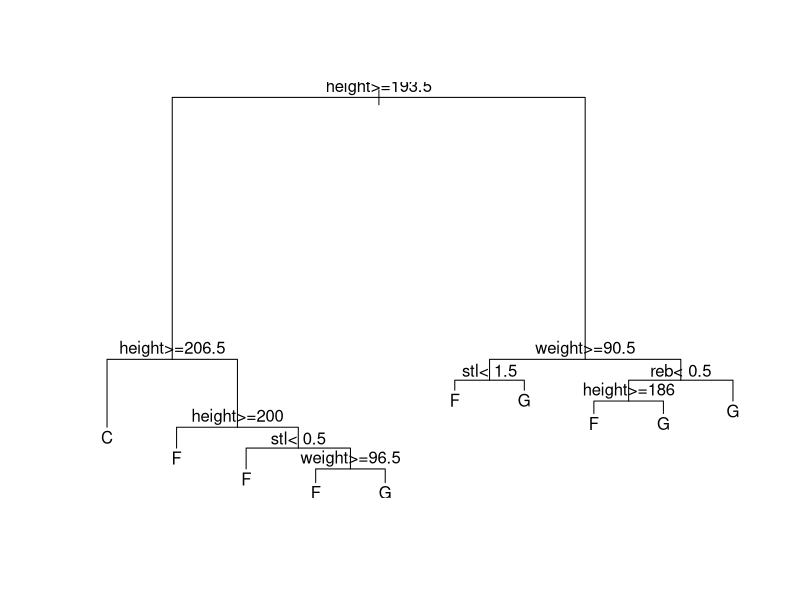
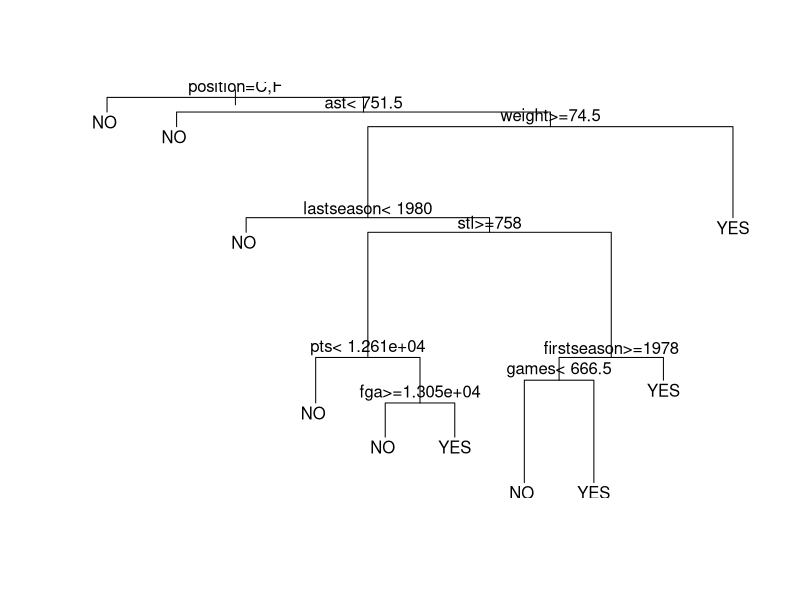
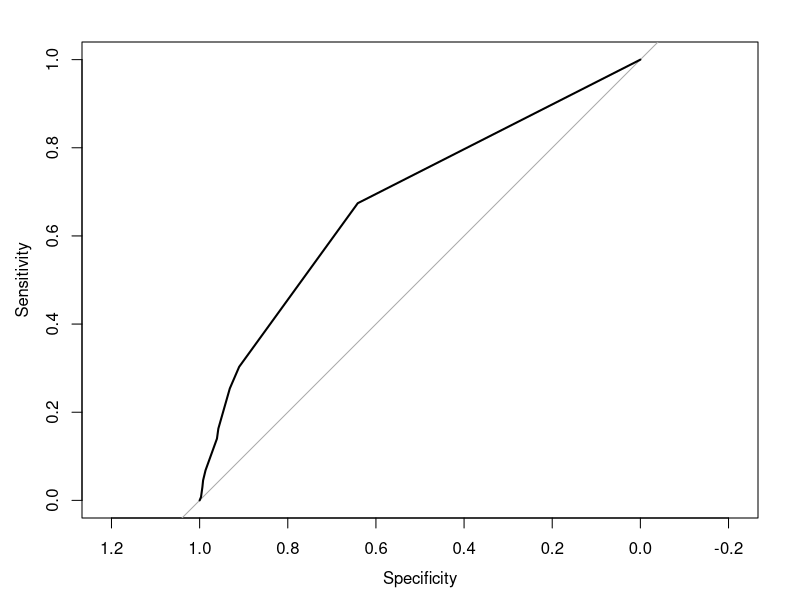
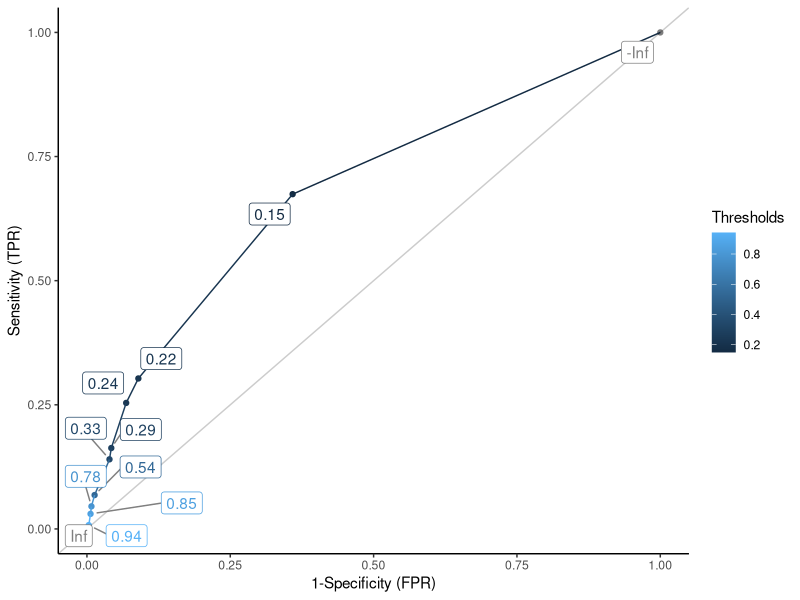

The R script that drew these images, in order:
#
#
# INTRODUCTION TO CLASSIFICATION
#
#

#
# Work plan:
#
# - Read in the data
# - Split the data into training and test sets
# - Build a model using the training set
# - Evaluate the model using the test set
#



# Please download the data file "players.txt" into a local directory
# then set that directory as the current working directory of R.
# You can achive this using the "setwd" command or by selecting "File -> Change dir..."


# We are going to use the packages: rpart, and pROC. 
# Make sure that the packages are installed.
#
# You install a package in R with the function install.packages():
#
#     install.packages("pROC")
#     library(pROC)
#
# To install packages without root access:
#
#     install.packages("pROC", lib="/mylibs/Rpackages/")
#     library(pROC, lib.loc="/mylibs/Rpackages/")
#

# Read in the dataset 
players <- read.table("players.txt", header = T, sep = ",")

# Get the summary statistics of the data
summary(players)



############################################################################
#
# ATTENTION!!!!!!!!!
#
# The "id" attribute uniquely identifies a player within our data set. 
# This attribute cannot be used to classify new players as they will 
# have different id numbers.
# 
# Before we continue, we have to remove the "id" attribute from our data set!
#
############################################################################


players$id <- NULL
names(players)


############################################################################
#
#
# Please make sure that the "id" attribute has been removed!!!!!!!!!!
#
#
############################################################################


summary(players)

############################################################################
#
# Example 1
#
# Prediction of playing position
#
############################################################################


#
# We want to build a model to predict a player's playing position 
# with respect to the given player's statistics.
#
# The target variable "position" is discrete - we term this a classification task.   
#
# We aim to verify whether or not it is possible to use historical data to predict
# playing positions for new players. 
#

# We are going to split the data into a training and testing data set.
# The training data set consists of players that ended their careers before 1999.
# The test data set consists of players that began their careers after 1999.

learn <- players[players$lastseason <= 1999,]
test <- players[players$firstseason > 1999,]

# We used the "firstseason" and "lastseason" attributes to split the data.
# Therefore the attributes are not going to contribute to the modelling task, so
# we will remove them.

learn$firstseason <- NULL
learn$lastseason <- NULL

test$firstseason <- NULL
test$lastseason <- NULL

# We inspect the target values distribution in the defined data sets.
# (number of examples and frequency of individual classes)

nrow(learn)
table(learn$position)

nrow(test)
table(test$position)




#
#
# MAJORITY CLASSIFIER
#
#


# The majority class is the class with the highest number of training examples
which.max(table(learn$position))

majority.class <- names(which.max(table(learn$position)))
majority.class

# The majority classifier classifies all test instances into the majority class.
# The accuracy of the majority class
sum(test$position == majority.class) / length(test$position)




#
#
# DECISION TREES
#
#


# load the "rpart" package that implements decision trees in R
library(rpart)

# Fit a decision tree
dt <- rpart(position ~ ., data = learn)

#
# The first argument of the rpart function is a model formula that indicates 
# the functional form of the model. The "~" symbol stands for "modeled as".
#
# The formula "position ~ . " states that we want a model that predicts the 
# target attribute "position" using all other attributes present in the data 
# (which is the meaning of the "." character).
# 
# If we wanted, for example, a model for the "position" attribute as a function 
# of the attributes "height", "width", and "pts", we should have 
# indicated the formula as "position ~ height + weight + pts".  
# 
# The second argument of the rpart function provides the training examples.
#


# The content of the dt object 
dt

# A graphical representation of our tree
plot(dt)
text(dt, pretty = 1)

# To navigate the tree, start from the root node. If the attribute of the 
# observation satisfies the logical test, then navigate down the left branch.
# Otherwise navigate down the right branch. Continue until a leaf node is reached.
# A leaf node represents a class label (or class label distribution). 


# Observed values in the test samples (the ground truth)
observed <- test$position
observed


# The "predict" function returns a vector of predicted responses from a fitted tree.
# The "type" argument denotes the form of predicted value returned. The setting
# type = "class" will cause the response in a form of a vector of predicted 
# class labels.

predicted <- predict(dt, test, type = "class")
predicted

# confusion matrix
t <- table(observed, predicted)
t

# The diagonal elements in the confusion matrix represent the number of correctly 
# classified test instances

# The classification accuracy is the fraction of correctly classified test instances
sum(diag(t)) / sum(t)


# Let's write a function that calculates the classification accuracy
CA <- function(observed, predicted)
{
  t <- table(observed, predicted)
  
  sum(diag(t)) / sum(t)
}

# Function call
CA(observed, predicted)




# The setting type = "prob" will cause the predict function to 
# provide its answer in the form of a matrix with class probabilities.

predMat <- predict(dt, test, type = "prob")
predMat

# A matrix of the observed class probabilities (the ground truth) 
# (the real class has the probability of 1, others have 0)
obsMat <- model.matrix( ~ position-1, test)
obsMat


# IMPORTANT: check whether the columns refer to the same attributes
# (if not, change the order of columns)
colnames(predMat)
colnames(obsMat)


# The Brier score
brier.score <- function(observedMatrix, predictedMatrix)
{
  sum((observedMatrix - predictedMatrix) ^ 2) / nrow(predictedMatrix)
}

brier.score(obsMat, predMat)




############################################################################
#
# Example 2
#
# Does a player make at least 80% of free-throws attempted?
#
############################################################################

#
# It is a binary problem (the target variable is discrete with values YES and NO). 
#

#
# We are going to create a data set using the players data.
#

# Get the players who have attempted at least one free throw during the career.
bin.players <- players[players$fta > 0,]

# Free-throw success rate
rate <- bin.players$ftm / bin.players$fta

# Create a discrete attribute "ftexpert" that will be our target variable.
ftexpert <- vector()
ftexpert[rate >= 0.8] <- "YES"
ftexpert[rate < 0.8] <- "NO"
bin.players$ftexpert <- as.factor(ftexpert)

# Remove the "fta" and "ftm" attributes.
bin.players$fta <- NULL
bin.players$ftm <- NULL

summary(bin.players)



# Split the data into two disjoint sets, one for training and one for testing.
bin.learn <- bin.players[1:1500,]
bin.test <- bin.players[-(1:1500),]

# Inspect the distribution of the class values in the data sets.
table(bin.learn$ftexpert)
table(bin.test$ftexpert)


# Train a decision tree
dt2 <- rpart(ftexpert ~ ., data = bin.learn)
plot(dt2)
text(dt2, pretty = 1)


bin.observed <- bin.test$ftexpert
bin.predicted <- predict(dt2, bin.test, type="class")


table(bin.observed, bin.predicted)


# Classification accuracy of the decision tree
CA(bin.observed, bin.predicted)

# Exercise -> majority is important!
table(bin.observed)
sum(bin.observed == "NO") / length(bin.observed)


# The sensitivity of a model (recall)
Sensitivity <- function(observed, predicted, pos.class)
{
  t <- table(observed, predicted)
  
  t[pos.class, pos.class] / sum(t[pos.class,])
}

# The specificity of a model
Specificity <- function(observed, predicted, pos.class)
{
  t <- table(observed, predicted)
  
  # identify the negative class name
  neg.class <- which(row.names(t) != pos.class)

  t[neg.class, neg.class] / sum(t[neg.class,])
}

# let's say that the value "YES" is our positive class...

Sensitivity(bin.observed, bin.predicted, "YES")
Specificity(bin.observed, bin.predicted, "YES")

#
# ROC curve
#

library(pROC)
library(ggplot2)
library(dplyr)
library(ggrepel) # For nicer ROC visualization

bin.predMat <- predict(dt2, bin.test, type = "prob")

# Remember, we treat the value "YES" as the positive class
rocobj <- roc(bin.observed, bin.predMat[,"YES"])
plot(rocobj)

# This part below is optional -> nicer ROC
tmpDf <- data.frame(rocobj$sensitivities, 1-rocobj$specificities, rocobj$thresholds)
colnames(tmpDf) <- c("Sensitivity","Specificity", "Thresholds")

tmpDf %>% ggplot(aes(x=Specificity,y=Sensitivity,color=Thresholds))+
  geom_point()+
  geom_line()+
  geom_abline(intercept = 0, slope = 1, alpha=0.2)+
  theme_classic()+
  ylab("Sensitivity (TPR)")+
  xlab("1-Specificity (FPR)")+
  geom_label_repel(aes(label = round(Thresholds,2)),
                   box.padding   = 0.35, 
                   point.padding = 0.5,
                   segment.color = 'grey50')

names(rocobj)

cutoffs <- rocobj$thresholds
cutoffs

# identify the best cut-off value (for example, by minimazing the distance from the point (0,1))
tp = rocobj$sensitivities
fp = 1 - rocobj$specificities

dist <- (1-tp)^2 + fp^2
dist
which.min(dist)

best.cutoff <- cutoffs[which.min(dist)]
best.cutoff

# the selected cut-off value has impact on the model's performance
predicted.label <- factor(ifelse(bin.predMat[,"YES"] >= best.cutoff, "YES", "NO"))

table(bin.observed, predicted.label)
CA(bin.observed, predicted.label)
Sensitivity(bin.observed, predicted.label, "YES")
Specificity(bin.observed, predicted.label, "YES")


